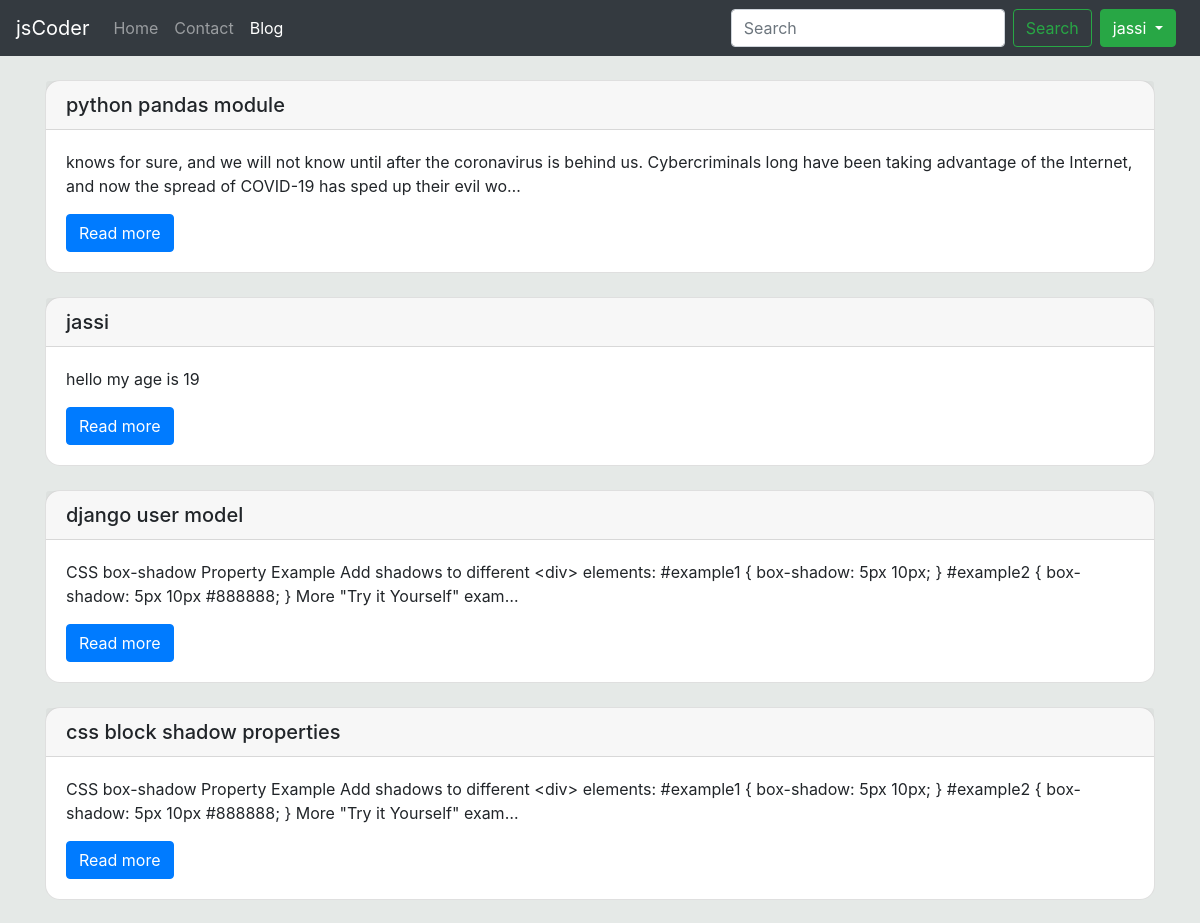
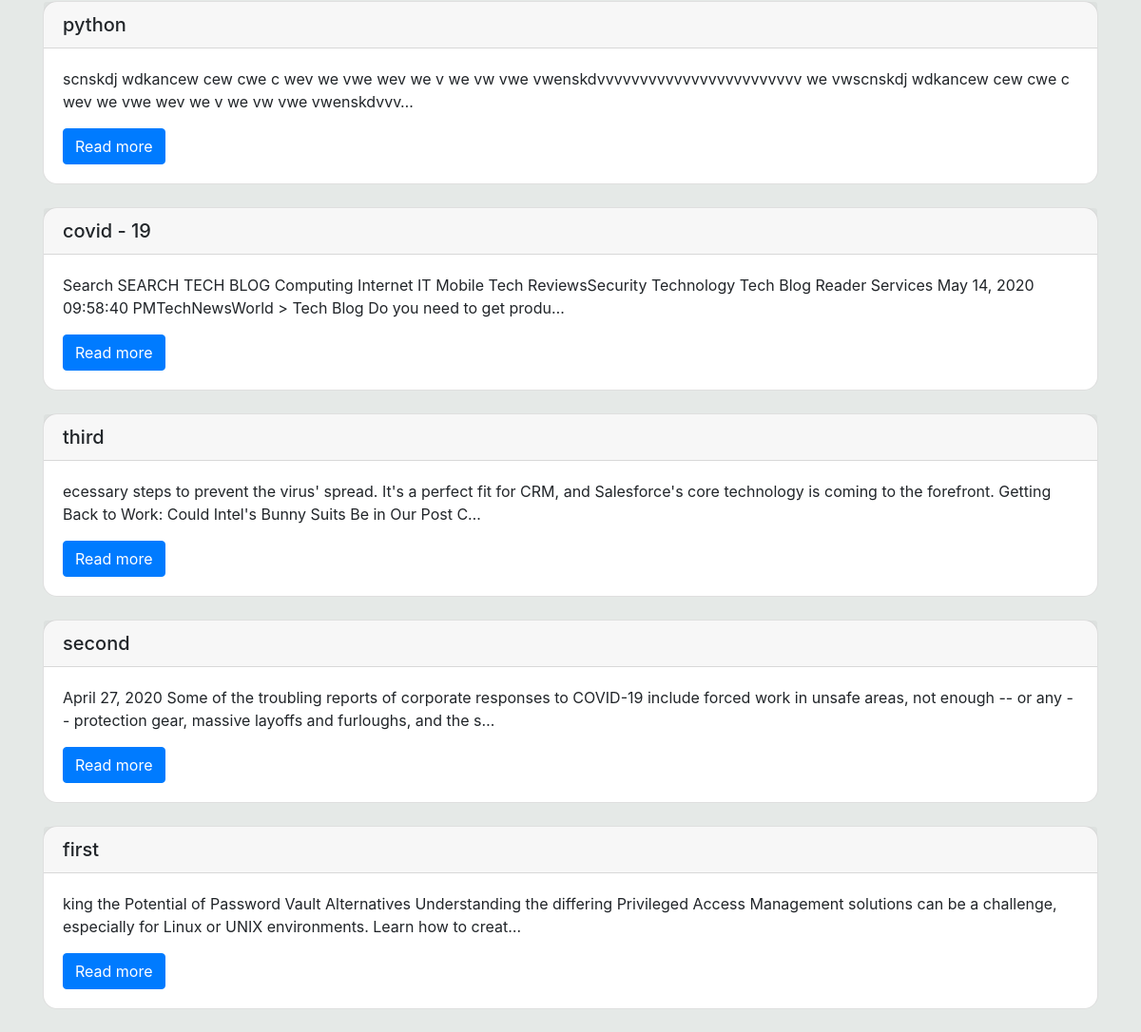
Page /blog/ (signed in) on the committed database (2 pictures, top to bottom).
### blog/models.py (models this page shows, shortened)
class Post(models.Model):
    id = models.AutoField
    title = models.CharField(max_length=100)
    content = models.TextField()
    date = models.DateField(auto_now=True)

### blog/views.py (the view)
# urls.py: path('',views.bloghome,name="bloghome"),
def bloghome(request):
    posts = Post.objects.all()[::-1]
    param = {'posts':posts}
    return render(request,'blog/bloghome.html',param)

### templates/blog/bloghome.html (shortened to what this page needs)
{% extends 'base.html' %}
{% block activeblog %}active
{% endblock activeblog %}
{% block body %}
{% load static %}
<link rel="stylesheet" href="{%static 'css/shadow.css'%}">
<div class="container">
    {% for post in posts %}
    <div class="card my-4 postsshadow" style="border-radius: 15px;">
    <h5 class="card-header">{{post.title}}</h5>
    <div class="card-body">
        <p class="card-text">{{post.content|truncatechars:200}}</p>
        <a href="/blog/{{post.title}}" class="btn btn-primary">Read more</a>
    </div>
    </div>
    {% endfor %}
</div>
{% endblock body %}

### templates/base.html (shortened to what this page needs)
<!doctype html>
<html lang="en">
  <head>
    <link rel="stylesheet" href="https://stackpath.bootstrapcdn.com/bootstrap/4.5.0/css/bootstrap.min.css">
  </head>
  <body style="background-color: rgb(229, 233, 231);">
  <nav class="navbar navbar-expand-lg navbar-dark bg-dark">
  <a class="navbar-brand" href="/">jsCoder</a>
  <div class="collapse navbar-collapse" id="navbarSupportedContent">
    <ul class="navbar-nav mr-auto">
      <li class="nav-item {% block activehome %}{% endblock activehome %}">
        <a class="nav-link" href="/">Home <span class="sr-only">(current)</span></a>
      </li>
      <li class="nav-item {% block activecontact %}{% endblock activecontact %}">
        <a class="nav-link" href="/contact">Contact</a>
      </li>
      <li class="nav-item {% block activeblog %}{% endblock activeblog %}">
        <a class="nav-link" href="/blog">Blog</a>
      </li>
    </ul>
    <form class="form-inline my-2 my-lg-0" action="/search/" method="POST">{% csrf_token %}
                <input class="form-control mr-sm-2" type="search" name="search" placeholder="Search" aria-label="Search">
                <button class="btn btn-outline-success my-2 my-sm-0"  Required type="submit">Search</button>
                {% if user.is_authenticated %}
                <div class="btn-group">
                    <button type="button" class="btn btn-success dropdown-toggle mx-2" data-toggle="dropdown"
                        aria-haspopup="true" aria-expanded="false">
                        {{user}}
                    </button>
                    {% endif %}
                </div>
            </form>
  </div>
</nav>
    {% block body %}{% endblock body %}
  </body>
</html>

### rows in the picture
Post: title "python pandas module", content "knows for sure, and we will not know until after the coronavirus is behind us. Cybercriminals long have been taking advantage of the Internet, and now the spread of COVID-19 has sped up their evil wo…"
Post: title "jassi", content "hello my age is 19"
Post: title "django user model", content "CSS box-shadow Property Example Add shadows to different <div> elements: #example1 { box-shadow: 5px 10px; } #example2 { box-shadow: 5px 10px #888888; } More \"Try it Yourself\" exam…"
Post: title "css block shadow properties", content "CSS box-shadow Property Example Add shadows to different <div> elements: #example1 { box-shadow: 5px 10px; } #example2 { box-shadow: 5px 10px #888888; } More \"Try it Yourself\" exam…"
Post: title "python", content "scnskdj wdkancew cew cwe c wev we vwe wev we v we vw vwe vwenskdvvvvvvvvvvvvvvvvvvvvvvvv we vwscnskdj wdkancew cew cwe c wev we vwe wev we v we vw vwe vwenskdvvv…"
Post: title "covid - 19", content "Search SEARCH TECH BLOG Computing Internet IT Mobile Tech ReviewsSecurity Technology Tech Blog Reader Services May 14, 2020 09:58:40 PMTechNewsWorld > Tech Blog Do you need to get produ…"
Post: title "third", content "ecessary steps to prevent the virus' spread. It's a perfect fit for CRM, and Salesforce's core technology is coming to the forefront. Getting Back to Work: Could Intel's Bunny Suits Be in Our Post C…"
Post: title "second", content "April 27, 2020 Some of the troubling reports of corporate responses to COVID-19 include forced work in unsafe areas, not enough -- or any -- protection gear, massive layoffs and furloughs, and the s…"
Post: title "first", content "king the Potential of Password Vault Alternatives Understanding the differing Privileged Access Management solutions can be a challenge, especially for Linux or UNIX environments. Learn how to creat…"

### other values in the picture
{{ user }} "jassi"
